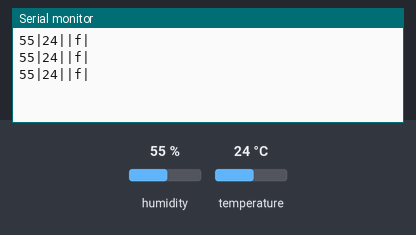
A sketch run on a simulated Arduino Uno, built with avr-gcc and run on an emulated ATmega328P. On the bench: the last lines printed to the serial monitor. The test bench sets the inputs (shaded band); at power-on: humidity 55 %, temperature 24 °C.

Above: at 2.8 s.
2.9 s: humidity set to 22 %
At 5.5 s:
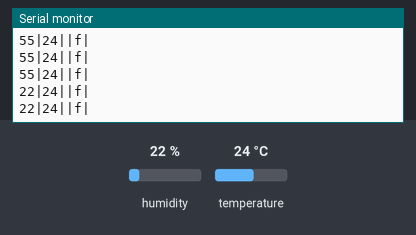
5.6 s: temperature set to 12 °C
At 6.5 s:
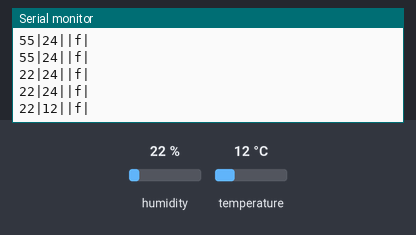
8.3 s: humidity set to 40 %
At 9.7 s:
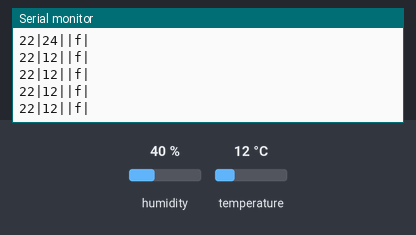
Timing chart, 0 to 11.3 s (numbered marks = the images above; inputs shaded):
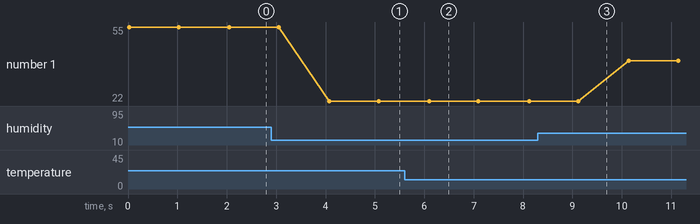

Measured:
- after the input at 2.9 s, the serial monitor: prints a new line after 1.2 s (image 1)
- after the input at 5.6 s, the serial monitor: prints a new line after 0.50 s (image 2)
- plotted number 1: 55 → 22 after the input at 2.9 s, 22 → 40 after the input at 8.3 s

The sketch:

humedadytemperatura.ino
```cpp
#include <DHT.h>
#define DHTPIN 7     // Indicamos el pin donde conectaremos la patilla data de nuestro sensor

// Descomenta el tipo de sensor que vas a emplear. En este caso usamos el DHT11
#define DHTTYPE DHT11   // DHT 11
//#define DHTTYPE DHT22   // DHT 22  (AM2302)
//#define DHTTYPE DHT21   // DHT 21 (AM2301)

// Conecta el pin 1 (el de la izquierda) del sensor a +5V
// Conecta el pin 2 del sensor al pin que has elegido para DHTPIN
// Conecta el pin 4 (el de la derecha) del sensor a GROUND

DHT dht11(DHTPIN, DHTTYPE);  // indicamos en que pin esta conectado el data, y el tipo de sensor

String sResultado, sEspacios;
int iContador;
int iTamanoCadena = 4;

void setup()
{
  //Inicio comunicacion serie para ver los datos en el ordenador
  Serial.begin(9600);
  //Iniciamos el sensor
  dht11.begin();
}

void loop()
{
  int iHumedad = dht11.readHumidity();  //Guarda la lectura de la humedad
  int iTemperatura = dht11.readTemperature();  //Guarda la lectura de la temperatura

  // Comprobamos si lo que devuelve el sensor es valido, si no son numeros algo esta fallando
  if (isnan(iHumedad) || isnan(iTemperatura)) // funcion que comprueba si son numeros las variables indicadas
  {
    Serial.println("Fallo al leer del sensor DHT 11"); //Mostramos mensaje de fallo si no son numeros
  }
  else
  {
    // añadimos la humedad y la temperatura, añadiendo al final de cada uno el caracter "|"
    sResultado = String(iHumedad) + "|" + String(iTemperatura) + "|";
    sEspacios = "";
    // Calculamos cuantos espacios tenemos que crear
    // Le restamos 3 que es el tamaño del campo final
    if (sResultado.length() < (iTamanoCadena - 3))
    {
      // Creamos la cadena
      for (iContador = 0; iContador < ((iTamanoCadena - 3) - sResultado.length()); iContador ++)
      {
        // le añadimos el caracter que queramos, no vale para nada
        sEspacios += "X";
      }
    }
    // Añadimos el campo de fin de registro
    sResultado = sResultado + sEspacios + "|f|";
    // lo enviamos al puerto serie
    Serial.println(sResultado);
  }
  // y esperamos 1 segundo para volver a leer los datos del sensor.
  delay(1000);
}
```
